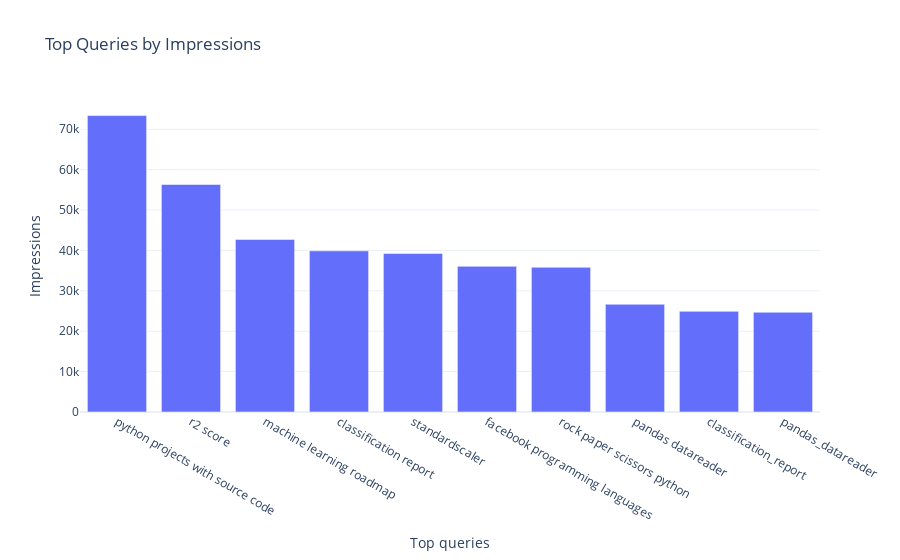

Source (notebook cell):
### Code cell
fig_impressions = px.bar(top_queries_impressions_vis, x = 'Top queries',y= 'Impressions',title = 'Top Queries by Impressions')
fig_impressions.show()

### Figure 1 — Plotly figure (JSON) as saved in the notebook; plotly's stock layout.template omitted (floating-point values rounded to 4 significant figures)
{"data": [{"alignmentgroup": "True", "hovertemplate": "Top queries=%{x}<br>Impressions=%{y}<extra></extra>", "legendgroup": "", "marker": {"color": "#636efa", "pattern": {"shape": ""}}, "name": "", "offsetgroup": "", "orientation": "v", "showlegend": false, "textposition": "auto", "type": "bar", "x": ["python projects with source code", "r2 score", "machine learning roadmap", "classification report", "standardscaler", "facebook programming languages", "rock paper scissors python", "pandas datareader", "classification_report", "pandas_datareader"], "xaxis": "x", "y": [73380, 56322, 42715, 39896, 39267, 36055, 35824, 26663, 24917, 24689], "yaxis": "y"}], "layout": {"autosize": true, "barmode": "relative", "legend": {"tracegroupgap": 0}, "title": {"text": "Top Queries by Impressions"}, "xaxis": {"anchor": "y", "autorange": true, "domain": [0, 1], "range": [-0.5, 9.5], "title": {"text": "Top queries"}, "type": "category"}, "yaxis": {"anchor": "x", "autorange": true, "domain": [0, 1], "range": [0, 77240.0], "title": {"text": "Impressions"}, "type": "linear"}}}
